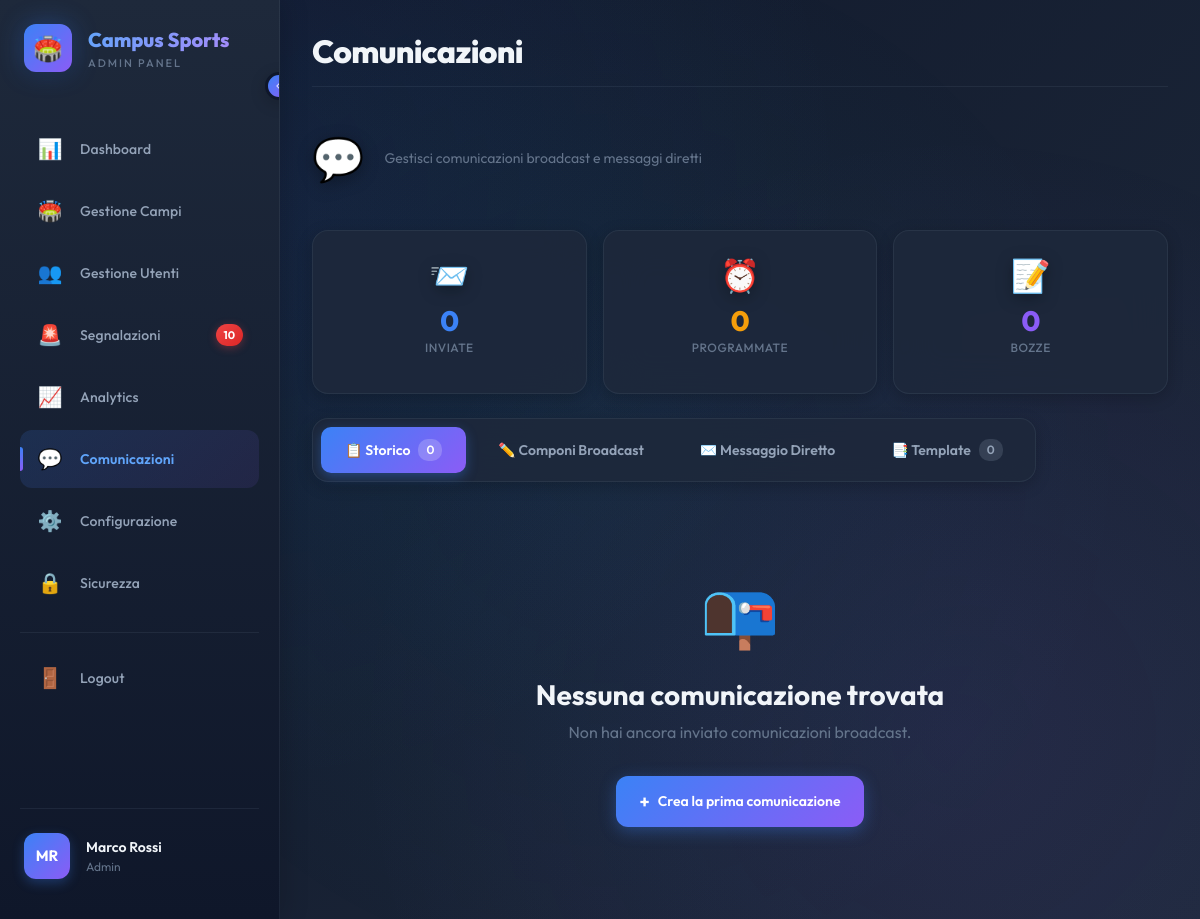
Before: /admin/comunicazioni.php (signed in) with the older database file.
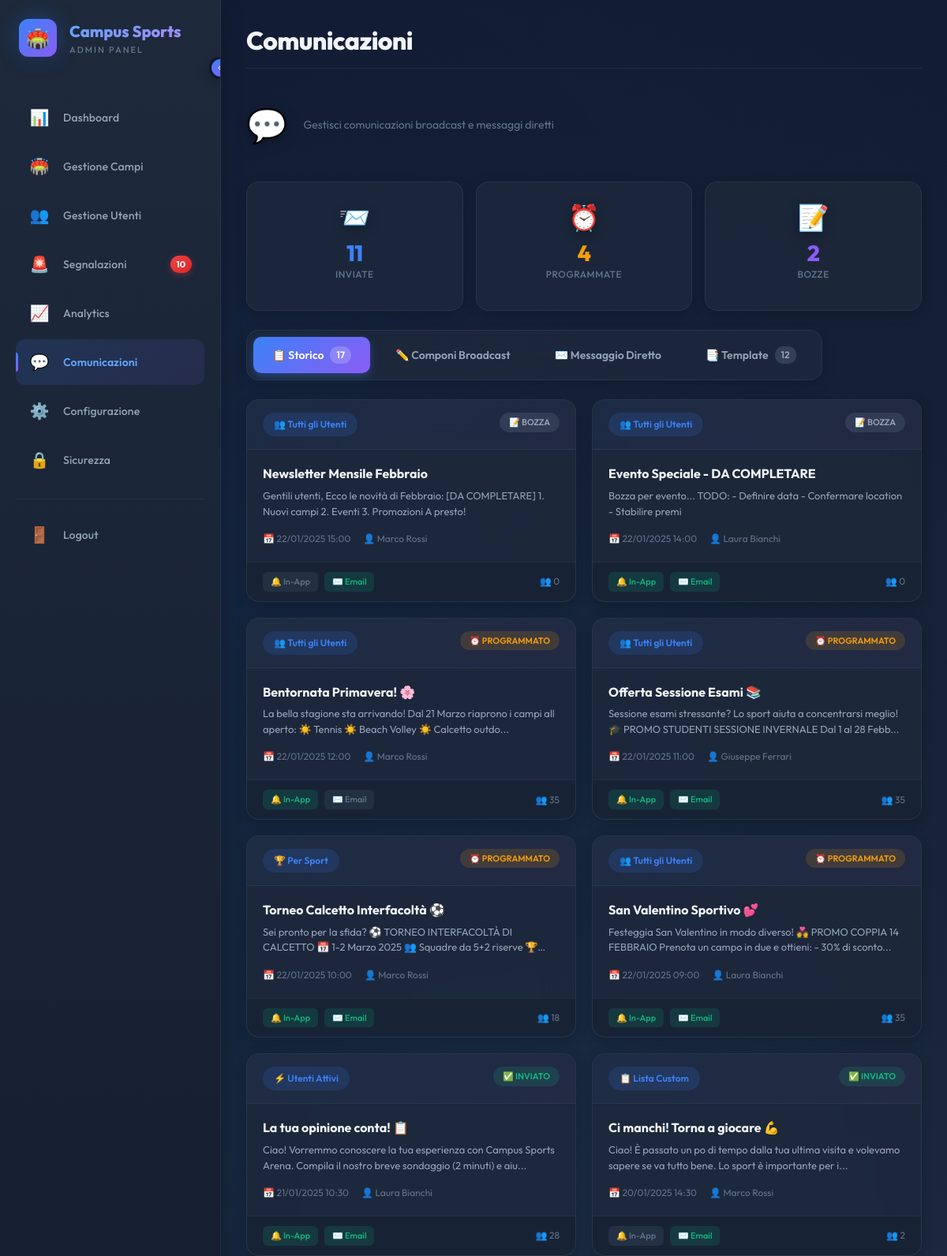
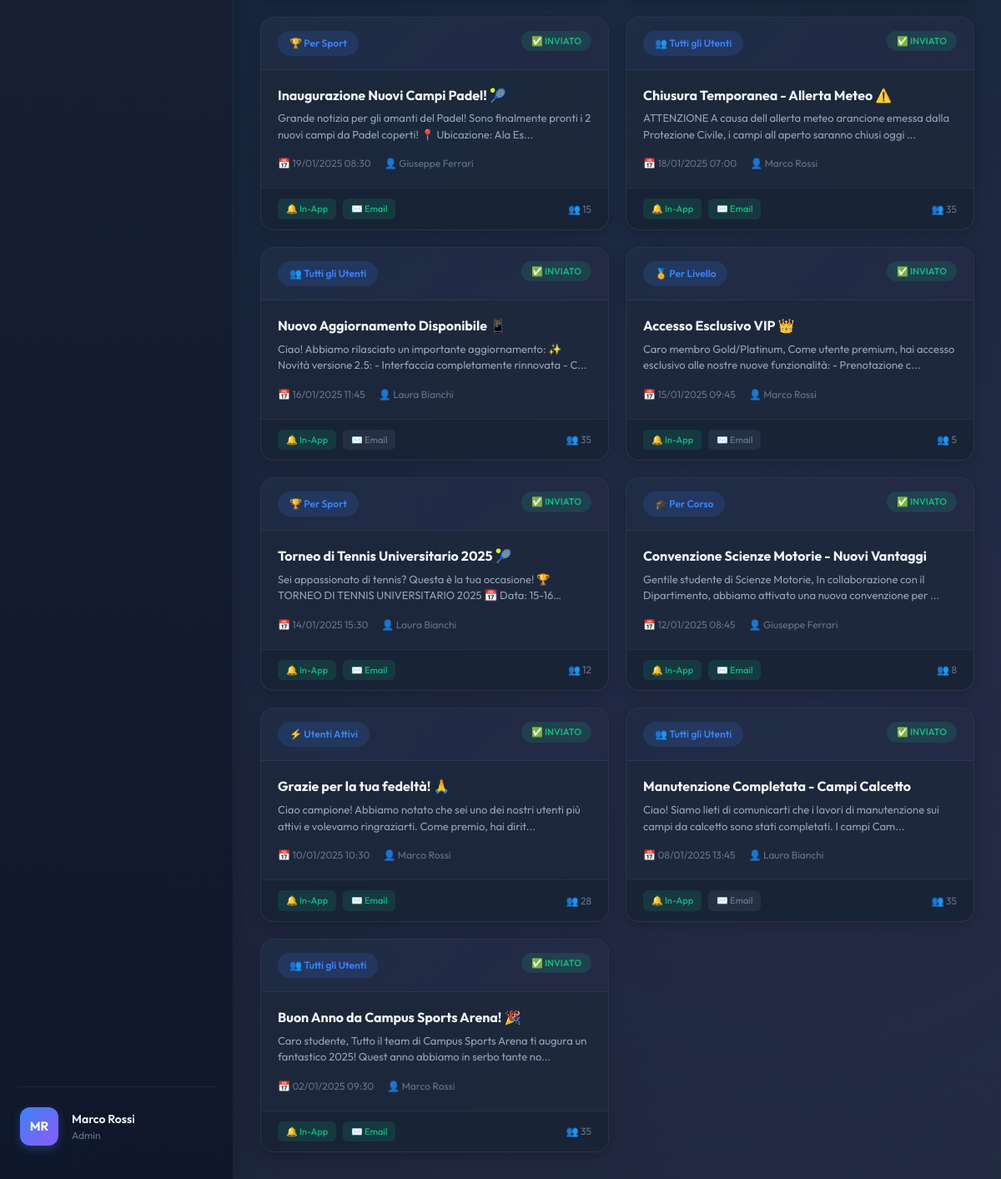
After: the same page with the newer database file (2 pictures, top to bottom).
### tables this page shows
CREATE TABLE IF NOT EXISTS `broadcast_messages` (
  `broadcast_id` INT NOT NULL AUTO_INCREMENT,
  `admin_id` INT NOT NULL,
  `oggetto` VARCHAR(255) NOT NULL,
  `messaggio` TEXT NOT NULL,
  `target_type` ENUM('tutti', 'attivi', 'corso', 'sport', 'livello', 'custom') NOT NULL,
  `target_filter` JSON NULL,
  `canale` ENUM('in_app', 'email', 'entrambi') NOT NULL DEFAULT 'entrambi',
  `scheduled_at` DATETIME NULL,
  `sent_at` DATETIME NULL,
  `num_destinatari` INT NOT NULL DEFAULT 0,
  `stato` ENUM('bozza', 'programmato', 'inviato', 'fallito') NOT NULL DEFAULT 'bozza',
  `created_at` DATETIME NOT NULL DEFAULT CURRENT_TIMESTAMP,
  PRIMARY KEY (`broadcast_id`),
  INDEX `fk_broadcast_messages_admins_idx` (`admin_id` ASC),
  CONSTRAINT `fk_broadcast_messages_admins`
    FOREIGN KEY (`admin_id`)
    REFERENCES `admins` (`user_id`)
    ON DELETE RESTRICT
    ON UPDATE CASCADE);

### admin/comunicazioni.php (called while the page is built, shortened)
<?php
require_once '../bootstrap.php';
$templateParams['stats'] = $dbh->getBroadcastStats();
$filtri = [
    'stato' => $_GET['stato'] ?? '',
    'search' => trim($_GET['search'] ?? '')
];
$templateParams['filtri'] = $filtri;
$templateParams['broadcasts'] = $dbh->getAllBroadcasts($filtri);
$templateParams['templates'] = $dbh->getNotificationTemplates();
$templateParams['corsi'] = $dbh->getCorsiLaurea();
$templateParams['sport'] = $dbh->getAllSport();
$templateParams['livelli'] = $dbh->getAllLivelli();
$templateParams['target_types'] = [
    'tutti' => ['label' => 'Tutti gli Utenti', 'icon' => '👥', 'desc' => 'Invia a tutti gli utenti registrati'],
    'corso' => ['label' => 'Per Corso di Laurea', 'icon' => '🎓', 'desc' => 'Seleziona specifici corsi'],
    'livello' => ['label' => 'Per Livello', 'icon' => '🏅', 'desc' => 'Solo Bronze, Silver, Gold o Platinum']
];
$templateParams['titolo'] = 'Campus Sports - Comunicazioni';
$templateParams['titolo_pagina'] = 'Comunicazioni';
$templateParams['nome'] = 'comunicazioni.php';
require 'template/base.php';
?>

### database/DatabaseHelper.php (called while the page is built, shortened)
<?php
class DatabaseHelper {
    private $db;
    public function __construct($servername, $username, $password, $dbname, $port) {
        $this->db = new mysqli($servername, $username, $password, $dbname, $port);
        $this->db->set_charset("utf8mb4");
    }
    public function getSegnalazioniPending() {
        $query = "SELECT COUNT(*) as totale FROM segnalazioni WHERE stato = 'pending'";
        $result = $this->db->query($query);
        return $result->fetch_assoc()['totale'] ?? 0;
    }
    public function getAllSport() {
        $query = "SELECT sport_id, nome, icona FROM sport WHERE attivo = 1 ORDER BY nome ASC";
        $result = $this->db->query($query);
        return $result->fetch_all(MYSQLI_ASSOC);
    }
    public function getCorsiLaurea() {
        $query = "SELECT corso_id, nome, facolta FROM corsi_laurea WHERE attivo = 1 ORDER BY nome";
        $result = $this->db->query($query);
        return $result ? $result->fetch_all(MYSQLI_ASSOC) : [];
    }
    public function getBroadcastStats() {
        $query = "SELECT
                    COUNT(*) as totale,
                    SUM(CASE WHEN stato = 'inviato' THEN 1 ELSE 0 END) as inviati,
                    SUM(CASE WHEN stato = 'programmato' THEN 1 ELSE 0 END) as programmati,
                    SUM(CASE WHEN stato = 'bozza' THEN 1 ELSE 0 END) as bozze,
                    SUM(CASE WHEN stato = 'fallito' THEN 1 ELSE 0 END) as falliti,
                    SUM(num_destinatari) as destinatari_totali
                  FROM broadcast_messages";
        $result = $this->db->query($query);
        return $result->fetch_assoc();
    }
    public function getAllBroadcasts($filtri = []) {
        $query = "SELECT bm.*, CONCAT(u.nome, ' ', u.cognome) as admin_nome
                  FROM broadcast_messages bm
                  JOIN users u ON bm.admin_id = u.user_id
                  WHERE 1=1";
        $params = [];
        $types = '';
        $query .= " ORDER BY bm.created_at DESC";
        if (!empty($params)) {
            $stmt = $this->db->prepare($query);
            $stmt->bind_param($types, ...$params);
            $stmt->execute();
            $result = $stmt->get_result();
        } else {
            $result = $this->db->query($query);
        }
        return $result->fetch_all(MYSQLI_ASSOC);
    }
    public function getNotificationTemplates() {
        $query = "SELECT * FROM notification_templates WHERE attivo = 1 ORDER BY updated_at DESC";
        $result = $this->db->query($query);
        return $result ? $result->fetch_all(MYSQLI_ASSOC) : [];
    }
    public function getAllLivelli() {
        $query = "SELECT livello_id, nome, xp_minimo, xp_massimo FROM livelli ORDER BY xp_minimo ASC";
        $result = $this->db->query($query);
        return $result ? $result->fetch_all(MYSQLI_ASSOC) : [];
    }
}
?>

### bootstrap.php (called while the page is built, shortened)
<?php
require_once(__DIR__ . "/database/DatabaseHelper.php");
$dbh = new DatabaseHelper("localhost", "root", "", "campus_sports_arena", 3306);
?>

### admin/template/comunicazioni.php (the view, shortened to what this page needs)
<link rel="stylesheet" href="css/comunicazioni.css">
<?php
$targetLabels = [
    'tutti' => 'Tutti gli Utenti',
    'attivi' => 'Utenti Attivi',
    'corso' => 'Per Corso',
    'sport' => 'Per Sport',
    'livello' => 'Per Livello',
    'custom' => 'Lista Custom',
    'direct' => 'Messaggio Diretto'
];
$stats = $templateParams['stats'] ?? ['totale' => 0, 'inviati' => 0, 'programmati' => 0, 'bozze' => 0];
?>
<div class="gestione-header">
    <span class="header-icon">💬</span>
    <p class="page-subtitle">Gestisci comunicazioni broadcast e messaggi diretti</p>
</div>
<div class="row g-3 mb-4">
    <div class="col-xl-4 col-md-4 col-12">
        <div class="kpi-card" data-color="blue">
            <span class="kpi-icon">📨</span>
            <div class="kpi-value"><?= $stats['inviati'] ?? 0 ?></div>
            <div class="kpi-label">Inviate</div>
        </div>
    </div>
    <div class="col-xl-4 col-md-4 col-12">
        <div class="kpi-card" data-color="orange">
            <span class="kpi-icon">⏰</span>
            <div class="kpi-value"><?= $stats['programmati'] ?? 0 ?></div>
            <div class="kpi-label">Programmate</div>
        </div>
    </div>
    <div class="col-xl-4 col-md-4 col-12">
        <div class="kpi-card" data-color="purple">
            <span class="kpi-icon">📝</span>
            <div class="kpi-value"><?= $stats['bozze'] ?? 0 ?></div>
            <div class="kpi-label">Bozze</div>
        </div>
    </div>
</div>
<div class="tabs-container mb-4">
    <button class="tab-btn active" data-tab="storico" onclick="switchTab('storico')">
        📋 Storico
        <span class="tab-badge"><?= $stats['totale'] ?? 0 ?></span>
    </button>
    <button class="tab-btn" data-tab="compose" onclick="switchTab('compose')">
        ✏️ Componi Broadcast
    </button>
    <button class="tab-btn" data-tab="messaggio" onclick="switchTab('messaggio')">
        ✉️ Messaggio Diretto
    </button>
    <button class="tab-btn" data-tab="templates" onclick="switchTab('templates')">
        📑 Template
        <span class="tab-badge"><?= count($templateParams['templates'] ?? []) ?></span>
    </button>
</div>
<div id="tab-storico" class="tab-content active">
    <div class="broadcast-grid">
        <?php if (empty($templateParams['broadcasts'])): ?>
        <div class="no-results">
            <div class="no-results-icon">📭</div>
            <h3>Nessuna comunicazione trovata</h3>
            <p>Non hai ancora inviato comunicazioni broadcast.</p>
            <button class="btn-add-new mt-3" onclick="switchTab('compose')">
                <span>+</span> Crea la prima comunicazione
            </button>
        </div>
        <?php else: ?>
        <?php
        $targetIcons = [
            'tutti' => '👥',
            'attivi' => '⚡',
            'corso' => '🎓',
            'sport' => '🏆',
            'livello' => '🏅',
            'custom' => '📋',
            'direct' => '✉️'
        ];
        ?>
        <?php foreach ($templateParams['broadcasts'] as $broadcast): ?>
        <div class="broadcast-card" onclick="viewBroadcast(<?= $broadcast['broadcast_id'] ?>)">
            <div class="broadcast-card-header">
                <div class="broadcast-target">
                    <?= $targetIcons[$broadcast['target_type']] ?? '👥' ?>
                    <?= $targetLabels[$broadcast['target_type']] ?? $broadcast['target_type'] ?>
                </div>
                <span class="broadcast-status <?= $broadcast['stato'] ?>">
                    <?php
                    $statoIcons = ['inviato' => '✅', 'programmato' => '⏰', 'bozza' => '📝', 'fallito' => '❌'];
                    echo ($statoIcons[$broadcast['stato']] ?? '') . ' ' . ucfirst($broadcast['stato']);
                    ?>
                </span>
            </div>
            <div class="broadcast-card-body">
                <div class="broadcast-oggetto"><?= htmlspecialchars($broadcast['oggetto']) ?></div>
                <div class="broadcast-preview"><?= htmlspecialchars(mb_substr($broadcast['messaggio'], 0, 120)) ?><?= mb_strlen($broadcast['messaggio']) > 120 ? '...' : '' ?></div>
                <div class="broadcast-meta">
                    <div class="broadcast-meta-item">
                        📅 <?= date('d/m/Y H:i', strtotime($broadcast['created_at'])) ?>
                    </div>
                    <div class="broadcast-meta-item">
                        👤 <?= htmlspecialchars($broadcast['admin_nome'] ?? 'Admin') ?>
                    </div>
                </div>
            </div>
            <div class="broadcast-card-footer">
                <div class="broadcast-channels">
                    <span class="channel-badge <?= strpos($broadcast['canale'], 'in_app') !== false || $broadcast['canale'] === 'entrambi' ? 'active' : '' ?>">
                        🔔 In-App
                    </span>
                    <span class="channel-badge <?= strpos($broadcast['canale'], 'email') !== false || $broadcast['canale'] === 'entrambi' ? 'active' : '' ?>">
                        ✉️ Email
                    </span>
                </div>
                <div class="broadcast-stats">
                    <span>👥 <?= number_format($broadcast['num_destinatari']) ?></span>
                </div>
            </div>
        </div>
        <?php endforeach; ?>
        <?php endif; ?>
    </div>
</div>
<div id="toast" class="toast-notification"></div>

### admin/template/base.php (shortened to what this page needs)
<!DOCTYPE html>
<html lang="it">
<head>
    <?php
    global $dbh;
    $segnalazioniPendingCount = isset($dbh) ? $dbh->getSegnalazioniPending() : 0;
    ?>
    <link href="https://cdn.jsdelivr.net/npm/bootstrap@5.3.2/dist/css/bootstrap.min.css" rel="stylesheet">
    <link href="https://cdn.jsdelivr.net/npm/bootstrap-icons@1.11.1/font/bootstrap-icons.css" rel="stylesheet">
    <link rel="stylesheet" href="../css/style.css">
</head>
<body>
    <div class="app-container">
        <aside class="sidebar" id="sidebar">
            <div class="sidebar-header">
                <div class="sidebar-logo">
                    🏟️
                </div>
                <div class="sidebar-brand">
                    <span class="brand-title">Campus Sports</span>
                    <span class="brand-subtitle">ADMIN PANEL</span>
                </div>
            </div>
            <button class="sidebar-toggle" id="sidebarToggle">
                <i class="bi bi-chevron-left" id="toggleIcon"></i>
            </button>
            <nav class="sidebar-nav">
                <ul class="nav flex-column">
                    <li class="nav-item">
                        <a href="index.php" class="nav-link <?php if(basename($_SERVER['PHP_SELF']) == 'index.php') echo 'active'; ?>">
                            <span class="nav-icon">📊</span>
                            <span class="nav-text">Dashboard</span>
                        </a>
                    </li>
                    <li class="nav-item">
                        <a href="gestione-campi.php" class="nav-link <?php if(basename($_SERVER['PHP_SELF']) == 'gestione-campi.php') echo 'active'; ?>">
                            <span class="nav-icon">🏟️</span>
                            <span class="nav-text">Gestione Campi</span>
                        </a>
                    </li>
                    <li class="nav-item">
                        <a href="gestione-utenti.php" class="nav-link <?php if(basename($_SERVER['PHP_SELF']) == 'gestione-utenti.php') echo 'active'; ?>">
                            <span class="nav-icon">👥</span>
                            <span class="nav-text">Gestione Utenti</span>
                        </a>
                    </li>
                    <li class="nav-item">
                        <a href="segnalazioni.php" class="nav-link <?php if(basename($_SERVER['PHP_SELF']) == 'segnalazioni.php') echo 'active'; ?>">
                            <span class="nav-icon">🚨</span>
                            <span class="nav-text">Segnalazioni</span>
                            <?php if($segnalazioniPendingCount > 0): ?>
                            <span class="nav-badge"><?php echo $segnalazioniPendingCount; ?></span>
                            <?php endif; ?>
                        </a>
                    </li>
                    <li class="nav-item">
                        <a href="analytics.php" class="nav-link <?php if(basename($_SERVER['PHP_SELF']) == 'analytics.php') echo 'active'; ?>">
                            <span class="nav-icon">📈</span>
                            <span class="nav-text">Analytics</span>
                        </a>
                    </li>
                    <li class="nav-item">
                        <a href="comunicazioni.php" class="nav-link <?php if(basename($_SERVER['PHP_SELF']) == 'comunicazioni.php') echo 'active'; ?>">
                            <span class="nav-icon">💬</span>
                            <span class="nav-text">Comunicazioni</span>
                        </a>
                    </li>
                    <li class="nav-item">
                        <a href="configurazione.php" class="nav-link <?php if(basename($_SERVER['PHP_SELF']) == 'configurazione.php') echo 'active'; ?>">
                            <span class="nav-icon">⚙️</span>
                            <span class="nav-text">Configurazione</span>
                        </a>
                    </li>
                    <li class="nav-item">
                        <a href="sicurezza.php" class="nav-link <?php if(basename($_SERVER['PHP_SELF']) == 'sicurezza.php') echo 'active'; ?>">
                            <span class="nav-icon">🔒</span>
                            <span class="nav-text">Sicurezza</span>
                        </a>
                    </li>
                    <li class="nav-item nav-item-logout">
                        <a href="../logout.php" class="nav-link nav-link-logout">
                            <span class="nav-icon">🚪</span>
                            <span class="nav-text">Logout</span>
                        </a>
                    </li>
                </ul>
            </nav>
            <div class="sidebar-user">
                <div class="user-avatar">
                    <?php echo strtoupper(substr($_SESSION['nome'], 0, 1) . substr($_SESSION['cognome'], 0, 1)); ?>
                </div>
                <div class="user-info">
                    <span class="user-name"><?php echo $_SESSION['nome'] . ' ' . $_SESSION['cognome']; ?></span>
                    <span class="user-role">Admin</span>
                </div>
            </div>
        </aside>
        <main class="main-content">
            <header class="content-header">
                <h2><?php echo $templateParams["titolo_pagina"]; ?></h2>
            </header>
            <section class="content-body">
                <?php
                if(isset($templateParams["nome"])){
                    require("template/" . $templateParams["nome"]);
                }
                ?>
            </section>
        </main>
    </div>
</body>
</html>

Changed rows visible on the page:
added broadcast_messages: target_type "👥", target_type "Tutti gli Utenti", stato "📝", stato "BOZZA", oggetto "Newsletter Mensile Febbraio", messaggio "Gentili utenti, Ecco le novità di Febbraio: [DA COMPLETARE] 1. Nuovi campi 2. Eventi 3. Promozioni A presto!", created_at "22/01/2025 15:00", admin_nome "Marco Rossi", num_destinatari "0", canale "email" (drawn)
added broadcast_messages: target_type "👥", target_type "Tutti gli Utenti", stato "📝", stato "BOZZA", oggetto "Evento Speciale - DA COMPLETARE", messaggio "Bozza per evento... TODO: - Definire data - Confermare location - Stabilire premi", created_at "22/01/2025 14:00", admin_nome "Laura Bianchi", num_destinatari "0"
added broadcast_messages: target_type "👥", target_type "Tutti gli Utenti", stato "⏰", stato "PROGRAMMATO", oggetto "Bentornata Primavera! 🌸", messaggio "La bella stagione sta arrivando! Dal 21 Marzo riaprono i campi all aperto: ☀️ Tennis ☀️ Beach Volley ☀️ Calcetto outdo", created_at "22/01/2025 12:00", admin_nome "Marco Rossi", num_destinatari "35", canale "in_app" (drawn)
added broadcast_messages: target_type "👥", target_type "Tutti gli Utenti", stato "⏰", stato "PROGRAMMATO", oggetto "Offerta Sessione Esami 📚", messaggio "Sessione esami stressante? Lo sport aiuta a concentrarsi meglio! 🎓 PROMO STUDENTI SESSIONE INVERNALE Dal 1 al 28 Febb", created_at "22/01/2025 11:00", admin_nome "Giuseppe Ferrari", num_destinatari "35"
added broadcast_messages: target_type "🏆", target_type "Per Sport", stato "⏰", stato "PROGRAMMATO", oggetto "Torneo Calcetto Interfacoltà ⚽", messaggio "Sei pronto per la sfida? ⚽ TORNEO INTERFACOLTÀ DI CALCETTO 📅 1-2 Marzo 2025 👥 Squadre da 5+2 riserve…", created_at "22/01/2025 10:00", admin_nome "Marco Rossi", num_destinatari "18"
added broadcast_messages: target_type "👥", target_type "Tutti gli Utenti", stato "⏰", stato "PROGRAMMATO", oggetto "San Valentino Sportivo 💕", messaggio "Festeggia San Valentino in modo diverso! 💑 PROMO COPPIA 14 FEBBRAIO Prenota un campo in due e ottieni: - 30% di sconto", created_at "22/01/2025 09:00", admin_nome "Laura Bianchi", num_destinatari "35"
added broadcast_messages: target_type "⚡", target_type "Utenti Attivi", stato "✅", stato "INVIATO", oggetto "La tua opinione conta! 📋", messaggio "Ciao! Vorremmo conoscere la tua esperienza con Campus Sports Arena. Compila il nostro breve sondaggio (2 minuti) e aiu", created_at "21/01/2025 10:30", admin_nome "Laura Bianchi", num_destinatari "28"
added broadcast_messages: target_type "📋", target_type "Lista Custom", stato "✅", stato "INVIATO", oggetto "Ci manchi! Torna a giocare 💪", messaggio "Ciao! È passato un po di tempo dalla tua ultima visita e volevamo sapere se va tutto bene. Lo sport è importante per i", created_at "20/01/2025 14:30", admin_nome "Marco Rossi", num_destinatari "2", canale "email" (drawn)
added broadcast_messages: target_type "🏆", target_type "Per Sport", stato "✅", stato "INVIATO", oggetto "Inaugurazione Nuovi Campi Padel! 🎾", messaggio "Grande notizia per gli amanti del Padel! Sono finalmente pronti i 2 nuovi campi da Padel coperti! 📍 Ubicazione: Ala Es", created_at "19/01/2025 08:30", admin_nome "Giuseppe Ferrari", num_destinatari "15"
added broadcast_messages: target_type "👥", target_type "Tutti gli Utenti", stato "✅", stato "INVIATO", oggetto "Chiusura Temporanea - Allerta Meteo ⚠️", messaggio "ATTENZIONE A causa dell allerta meteo arancione emessa dalla Protezione Civile, i campi all aperto saranno chiusi oggi", created_at "18/01/2025 07:00", admin_nome "Marco Rossi", num_destinatari "35"
added broadcast_messages: target_type "👥", target_type "Tutti gli Utenti", stato "✅", stato "INVIATO", oggetto "Nuovo Aggiornamento Disponibile 📱", messaggio "Ciao! Abbiamo rilasciato un importante aggiornamento: ✨ Novità versione 2.5: - Interfaccia completamente rinnovata - C", created_at "16/01/2025 11:45", admin_nome "Laura Bianchi", num_destinatari "35", canale "in_app" (drawn)
added broadcast_messages: target_type "🏅", target_type "Per Livello", stato "✅", stato "INVIATO", oggetto "Accesso Esclusivo VIP 👑", messaggio "Caro membro Gold/Platinum, Come utente premium, hai accesso esclusivo alle nostre nuove funzionalità: - Prenotazione c", created_at "15/01/2025 09:45", admin_nome "Marco Rossi", num_destinatari "5", canale "in_app" (drawn)
added broadcast_messages: target_type "🏆", target_type "Per Sport", stato "✅", stato "INVIATO", oggetto "Torneo di Tennis Universitario 2025 🎾", messaggio "Sei appassionato di tennis? Questa è la tua occasione! 🏆 TORNEO DI TENNIS UNIVERSITARIO 2025 📅 Data:…", created_at "14/01/2025 15:30", admin_nome "Laura Bianchi", num_destinatari "12"
added broadcast_messages: target_type "🎓", target_type "Per Corso", stato "✅", stato "INVIATO", oggetto "Convenzione Scienze Motorie - Nuovi Vantaggi", messaggio "Gentile studente di Scienze Motorie, In collaborazione con il Dipartimento, abbiamo attivato una nuova convenzione per", created_at "12/01/2025 08:45", admin_nome "Giuseppe Ferrari", num_destinatari "8"
added broadcast_messages: target_type "⚡", target_type "Utenti Attivi", stato "✅", stato "INVIATO", oggetto "Grazie per la tua fedeltà! 🙏", messaggio "Ciao campione! Abbiamo notato che sei uno dei nostri utenti più attivi e volevamo ringraziarti. Come premio, hai dirit", created_at "10/01/2025 10:30", admin_nome "Marco Rossi", num_destinatari "28"
added broadcast_messages: target_type "👥", target_type "Tutti gli Utenti", stato "✅", stato "INVIATO", oggetto "Manutenzione Completata - Campi Calcetto", messaggio "Ciao! Siamo lieti di comunicarti che i lavori di manutenzione sui campi da calcetto sono stati completati. I campi Cam", created_at "08/01/2025 13:45", admin_nome "Laura Bianchi", num_destinatari "35", canale "in_app" (drawn)
added broadcast_messages: target_type "👥", target_type "Tutti gli Utenti", stato "✅", stato "INVIATO", oggetto "Buon Anno da Campus Sports Arena! 🎉", messaggio "Caro studente, Tutto il team di Campus Sports Arena ti augura un fantastico 2025! Quest anno abbiamo in serbo tante no", created_at "02/01/2025 09:30", admin_nome "Marco Rossi", num_destinatari "35"
Other visible differences:
$stats['inviati']: "0" → "11"
$stats['programmati']: "0" → "4"
$stats['bozze']: "0" → "2"
$stats['totale']: "0" → "17"
count($templateParams['templates'] ?? []): "0" → "12"
text no longer shown: "📭 Nessuna comunicazione trovata Non hai ancora inviato comunicazioni broadcast. + Crea la prima comunicazione"
